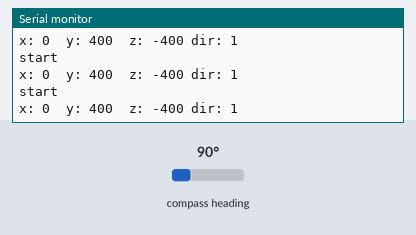
Bench run of a sketch on a simulated Arduino Uno, built with avr-gcc and run on an emulated ATmega328P. Parts: the last lines printed to the serial monitor. Wiring (inferred from the names in the program): HMC5883L compass at I2C address 0x1E. Inputs (shaded band) come from the test bench; at power-on: compass heading 90°.

Above: at 1.2 s.
1.3 s: compass heading set to 7°
At 1.69 s:
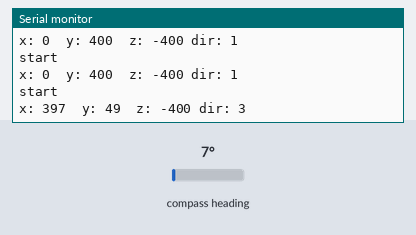
4.3 s: compass heading set to 180°
At 4.46 s:
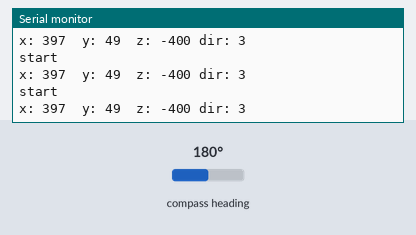
Timing chart, 0 to 7.3 s (numbered marks = the images above; inputs shaded):
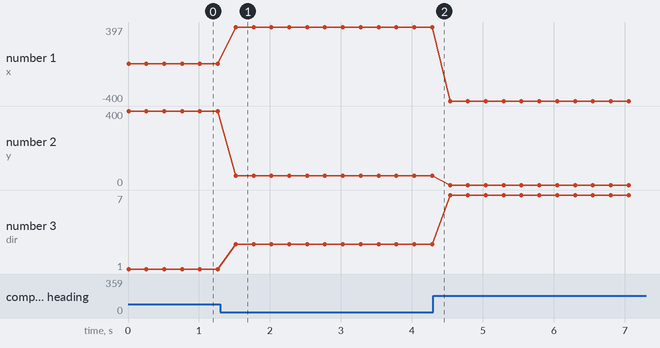

Measured:
- after the input at 1.3 s, the serial monitor: prints a new line after 0.22 s (image 1)
- plotted number 1: 0 → 397 after the input at 1.3 s
- plotted number 2: 400 → 49 after the input at 1.3 s, 49 → 0 after the input at 4.3 s
- plotted number 3: 1 → 3 after the input at 1.3 s, 3 → 7 after the input at 4.3 s

The sketch:

HMC5883.ino
```cpp
// (licence header left out)
#include <Wire.h> //I2C Arduino Library

#define MAGNETOMETER_OVERFLOW (-4096)
#define TRIG_SCALE (long)10000
#define TAN_22_5 (long)4142 // TRIG_SCALE * tan(22.5 deg)
#define NORTH 1
#define NORTHEAST 2
#define EAST 3
#define SOUTHEAST 4
#define SOUTH 5
#define SOUTHWEST 6
#define WEST 7
#define NORTHWEST 8
#define NO_DIRECTION 0

static long axis_x, axis_y;
char get_direction(int x, int y, int z) {
    // handle overflow values
    if (x == MAGNETOMETER_OVERFLOW
     || y == MAGNETOMETER_OVERFLOW
     || z == MAGNETOMETER_OVERFLOW)
        return NO_DIRECTION; // unknown index

    axis_x = (long)x;
    axis_y = (long)y;

    // handle edge cases
    if (axis_x == 0 && axis_y == 0) // no angle
        return NO_DIRECTION;
    if (axis_x == 0)
        return y < 0 ? SOUTH : NORTH;
    if (axis_y == 0)
        return x < 0 ? WEST : EAST;

    // handle the cases in between the extremes
    if (axis_x > 0 && axis_y > 0) { // first quadrant
        if (axis_y * TRIG_SCALE < axis_x * TAN_22_5) // angle less than 22.5 degrees
            return EAST;
        if (axis_x * TRIG_SCALE < axis_y * TAN_22_5) // angle more than 90 - 22.5 degrees
            return NORTH;
        return NORTHEAST;
    }
    if (axis_x < 0 && axis_y > 0) { // second quadrant
        if (axis_y * TRIG_SCALE < -axis_x * TAN_22_5) // angle less than 90 + 22.5 degrees
            return WEST;
        if (-axis_x * TRIG_SCALE < axis_y * TAN_22_5) // angle more than 180 - 22.5 degrees
            return NORTH;
        return NORTHWEST;
    }
    if (axis_x < 0 && axis_y < 0) { // third quadrant
        if (-axis_y * TRIG_SCALE < -axis_x * TAN_22_5) // angle less than 180 + 22.5 degrees
            return WEST;
        if (-axis_x * TRIG_SCALE < -axis_y * TAN_22_5) // angle more than 270 - 22.5 degrees
            return SOUTH;
        return SOUTHWEST;
    }
    // fourth quadrant
    if (-axis_y * TRIG_SCALE < axis_x * TAN_22_5) // angle less than 270 + 22.5 degrees
        return EAST;
    if (axis_x * TRIG_SCALE < -axis_y * TAN_22_5) // angle more than 360 - 22.5 degrees
        return SOUTH;
    return SOUTHEAST;
}

#define address 0x1E //0011110b, I2C 7bit address of HMC5883

void setup(){
  //Initialize Serial and I2C communications
  Serial.begin(9600);
  Wire.begin();
  return;

  //Put the HMC5883 IC into the correct operating mode
  Wire.beginTransmission(address); //open communication with HMC5883
  Wire.write(0x02); //select mode register
  Wire.write(0x00); //continuous measurement mode
  Wire.endTransmission();
}

void loop(){

  int x,y,z; //triple axis data

  Serial.println("start");

  //Tell the HMC5883 where to begin reading data
  Wire.beginTransmission(address);
  Wire.write(0x03); //select register 3, X MSB register
  Wire.endTransmission();


 //Read data from each axis, 2 registers per axis
  Wire.requestFrom(address, 6);
  if(6<=Wire.available()){
    x = Wire.read()<<8; //X msb
    x |= Wire.read(); //X lsb
    z = Wire.read()<<8; //Z msb
    z |= Wire.read(); //Z lsb
    y = Wire.read()<<8; //Y msb
    y |= Wire.read(); //Y lsb
  }

  //Print out values of each axis
  Serial.print("x: ");
  Serial.print(x);
  Serial.print("  y: ");
  Serial.print(y);
  Serial.print("  z: ");
  Serial.print(z);
  Serial.print(" dir: ");
  Serial.print((int)get_direction(x, y, z));
  Serial.println();

  delay(250);
}
```
